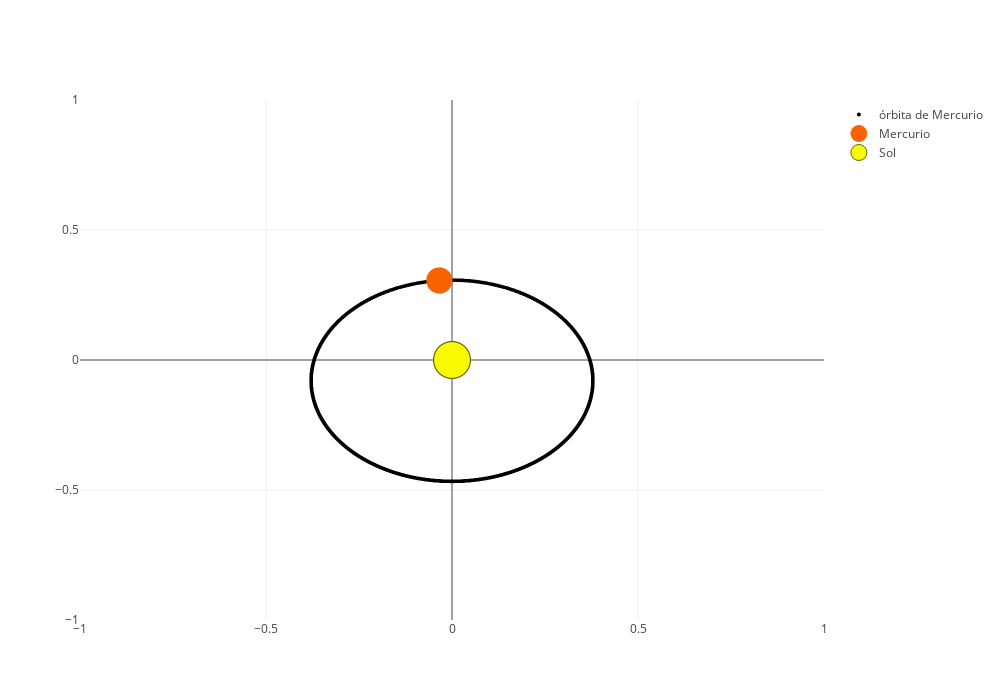

The code cell stored with this chart in its notebook:
### Code cell
import plotly
from aux import *
from Planets_script import *
import numpy as np
import ipywidgets as wdgs

plotly.offline.init_notebook_mode(connected=True)


#Solar Sistem Creation
sistem = SolarSistem()

#Dictionary with all planets
planets_dict = {
    "Mercurio": sistem.planets[0],
    "Venus": sistem.planets[1],
    "La Tierra": sistem.planets[2],
    "Marte": sistem.planets[3],
    "Júpiter": sistem.planets[4],
    "Saturno": sistem.planets[5],
    "Urano": sistem.planets[6],
    "Neptuno":  sistem.planets[7]
}

#Interactive Widgets Creation
planet_picker = wdgs.Dropdown(options=planets_dict, description="Planeta")
day_picker = wdgs.IntText(value=1, description="Día", disabled=False)
anomaly_picker = wdgs.FloatSlider(value=0,min = 0, max = 2*math.pi, step = 0.01, description="Anomalía Excéntrica", disabled=False)

wdgs.interact_manual(showInfo, planet=planet_picker, t=day_picker, u=anomaly_picker,description="Mostrar información y órbita")

### Figure 1 — Plotly figure (JSON) as saved in the notebook; plotly's stock layout.template omitted (floating-point values rounded to 4 significant figures; data arrays with more than 128 entries replaced by an {"elided": "..."} marker saying what was removed)
{"data": [{"marker": {"color": "rgb(0,0,0)", "line": {"width": 0}, "size": 4}, "mode": "markers", "name": "órbita de Mercurio", "type": "scattergl", "x": {"elided": "501 float values"}, "y": {"elided": "501 float values"}}, {"marker": {"color": "rgb(250, 100, 0)", "line": {"color": "rgb(250,100,0)", "width": 1}, "size": 25}, "mode": "markers", "name": "Mercurio", "type": "scattergl", "x": [-0.03401], "y": [0.3057]}, {"marker": {"color": "rgb(250, 250, 0)", "line": {"color": "rgb(100,100,0)", "width": 1}, "size": 37}, "mode": "markers", "name": "Sol", "type": "scattergl", "x": [0], "y": [0]}], "layout": {"height": 700, "width": 1000, "xaxis": {"anchor": "y", "range": [0, 0]}, "yaxis": {"anchor": "x", "autorange": false, "range": [0, 0]}}}
